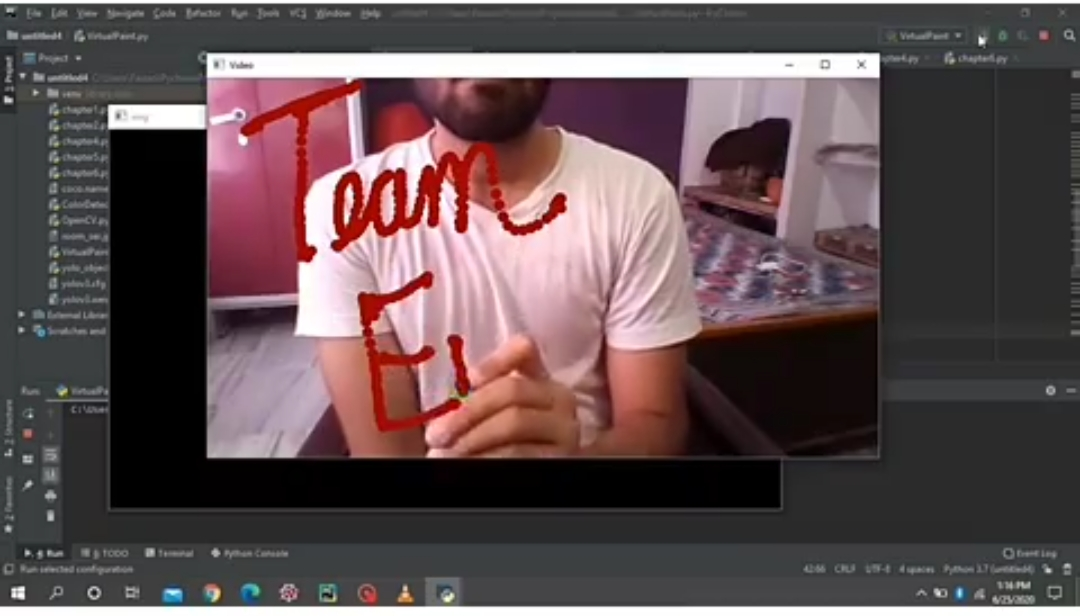
#> input picture zz.jpeg, 1080 x 616 px, given in place of the camera
$ python VirtualPaint.py
#> lines starting #> are read from the running program, lines starting #| are printed output that depends on the picture; after the words box and inside, x2 and y2 are one past the last pixel; in counts of white or black regions, pixels touching at a corner belong together
import cv2
import numpy as np

cap=cv2.VideoCapture(0, cv2.CAP_DSHOW)
cap.set(3,800)
cap.set(4,600)
cap.set(10,150)

myColors=[[18,23,75,47,223,255]]
myPoints=[]


def findColor(img,myColors):
    newPoints=[]
    imgHSV=cv2.cvtColor(img,cv2.COLOR_BGR2HSV)
    lower=np.array(myColors[0][0:3])
    upper=np.array(myColors[0][3:6])
    mask=cv2.inRange(imgHSV,lower,upper)
    x,y=getContours(mask)
    cv2.circle(imgResult,(x,y),10,(255,0,0),cv2.FILLED)
    if x!=0 and y!=0:
        newPoints.append([x,y])
    cv2.imshow("img",mask)
    return newPoints
def getContours(img):
    x,y,w,h=0,0,0,0
    contours,hierarchy=cv2.findContours(img,cv2.RETR_EXTERNAL,cv2.CHAIN_APPROX_NONE)
    for cnt in contours:
        area=cv2.contourArea(cnt)

        if area>70:
            cv2.drawContours(imgResult,cnt,-1,(0,255,0),2)
            peri=cv2.arcLength(cnt,True)

            approx=cv2.approxPolyDP(cnt,0.02*peri,True)

            x, y, w, h = cv2.boundingRect(approx)
    return x+w//2,y

def drawOnCanvas(myPoints):
    for point in myPoints:
        cv2.circle(imgResult, (point[0], point[1]), 7, (0, 0, 153), cv2.FILLED)

while True:
    success,img=cap.read()
#> img is the input picture: shape (616, 1080, 3); mean B, G, R 80.9, 78.5, 95.4
    img=cv2.flip(img,1)
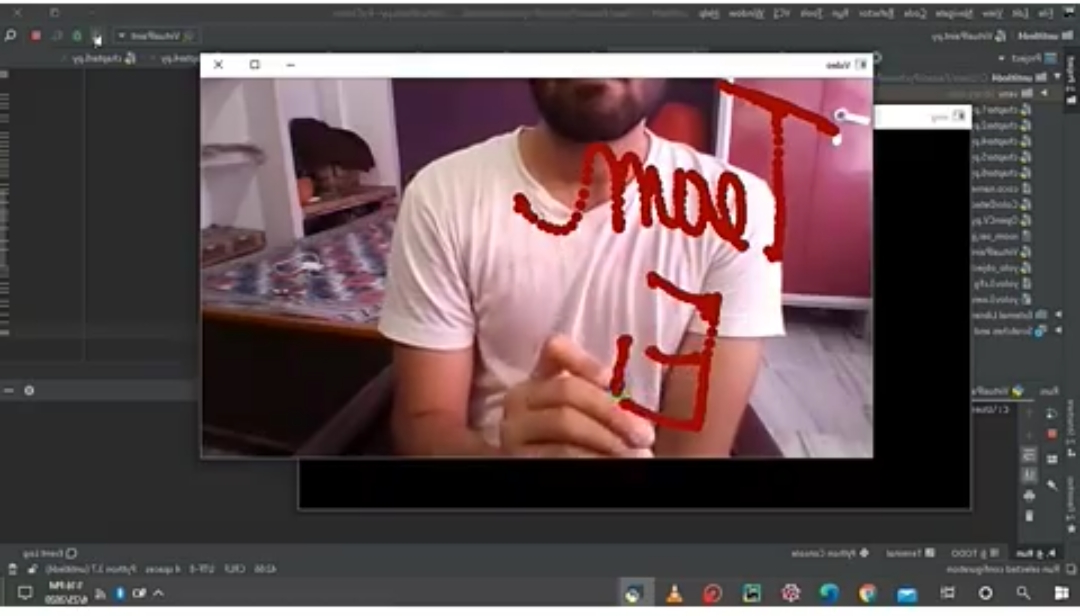
#> img: shape (616, 1080, 3); mean B, G, R 80.9, 78.5, 95.4

    imgResult=img.copy()
    newPoints=findColor(img, myColors)
#> in findColor, `imgHSV=cv2.cvtColor(img,cv2.COLOR_BGR2HSV)`: imgHSV: shape (616, 1080, 3); mean H, S, V 78.4, 48.9, 96.7
#> in findColor, `mask=cv2.inRange(imgHSV,lower,upper)`:
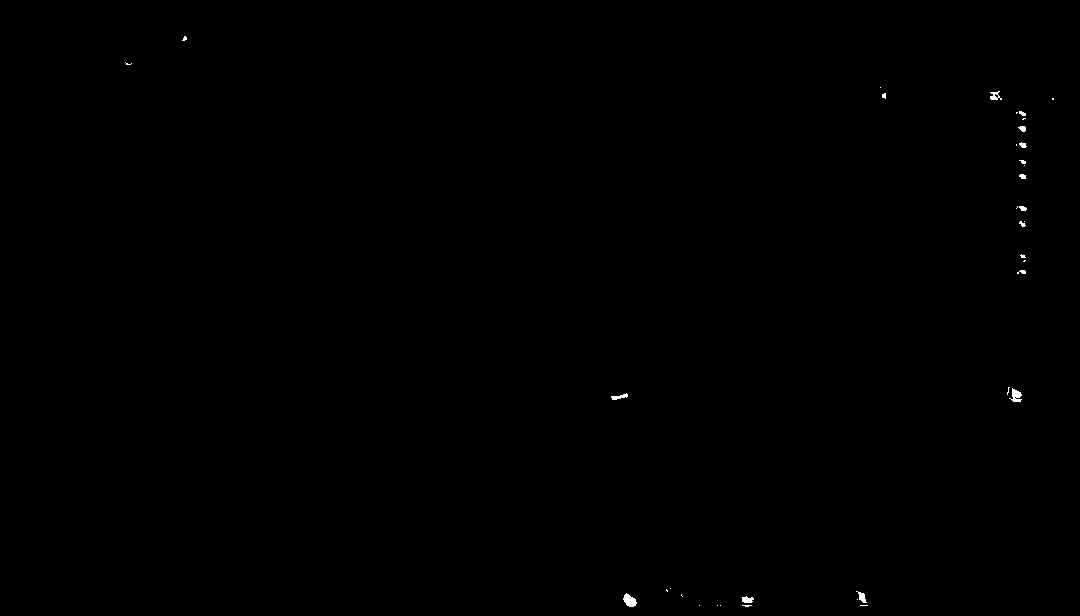
#> mask: shape (616, 1080); 0.12% white; 37 white regions (24 under 20 px)
#> in getContours, `contours,hierarchy=cv2.findContours(img,cv2.RETR_EXTERNAL,cv2.CHAIN_AP..`: contours = 37 contours, 28 with area under 20; largest, box (x1, y1, x2, y2) and area: (623, 593, 637, 607) 104, (1009, 388, 1022, 402) 77, (990, 91, 1002, 100) 47, (742, 596, 754, 603) 46, (856, 591, 867, 603) 44
#> the loop in getContours, `for cnt in contours:` made 37 passes
#> (area, peri, x, y, w, h) on passes 9, 14: (104.5, 42.04, 623, 593, 14, 14), (77, 56.63, 1009, 388, 13, 14)
#> area on passes 7, 10, 13, 21, 27, 28: 46.5, 44, 41, 20.5, 21.5, 24.5
#> after the loop in getContours, `for cnt in contours:`: imgResult: shape (616, 1080, 3); 0.04% of pixels changed, all inside (x1, y1, x2, y2) = (622, 387, 1023, 608)
#> in findColor, `x,y=getContours(mask)`: x = 1015; y = 388
#> in findColor, `cv2.circle(imgResult,(x,y),10,(255,0,0),cv2.FILLED)`:
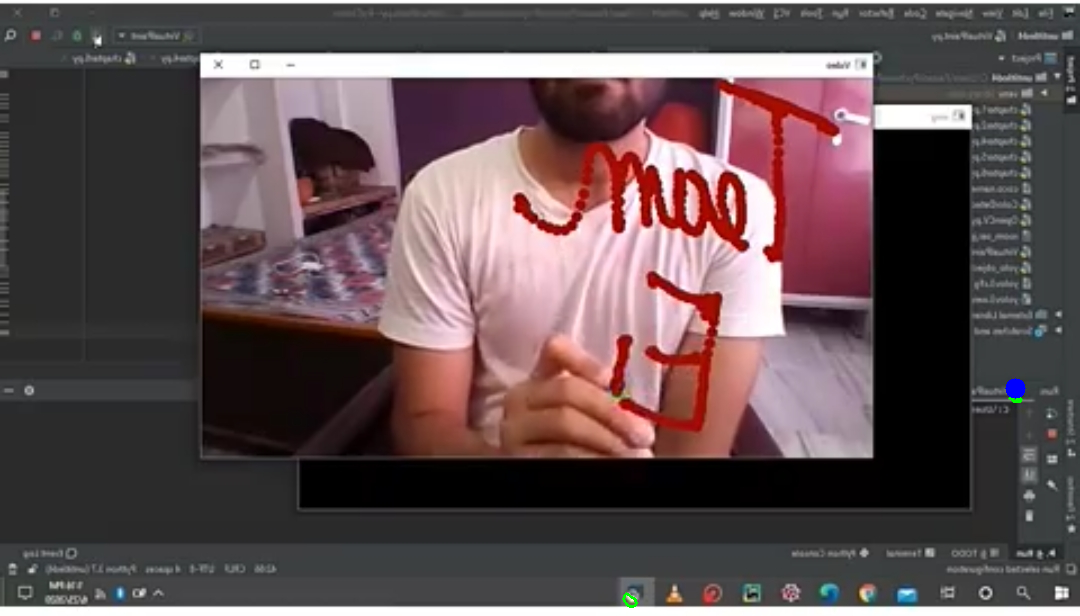
#> imgResult: shape (616, 1080, 3); mean B, G, R 80.9, 78.5, 95.3
#> newPoints = [[1015, 388]]
    if newPoints!=0:
        for p in newPoints:
           myPoints.append(p)
#> this loop made 1 pass
#> after the loop, myPoints = [[1015, 388]]
    if len(myPoints)!=0:
        drawOnCanvas(myPoints)
#> the loop in drawOnCanvas, `for point in myPoints:` made 1 pass
#> after the loop in drawOnCanvas, `for point in myPoints:`: imgResult: shape (616, 1080, 3); 0.02% of pixels changed, all inside (x1, y1, x2, y2) = (1008, 381, 1023, 396)
    cv2.imshow("Video",imgResult)

    if cv2.waitKey(1)&0xFF==ord('q'):
#> (key q is pressed here)
        break
